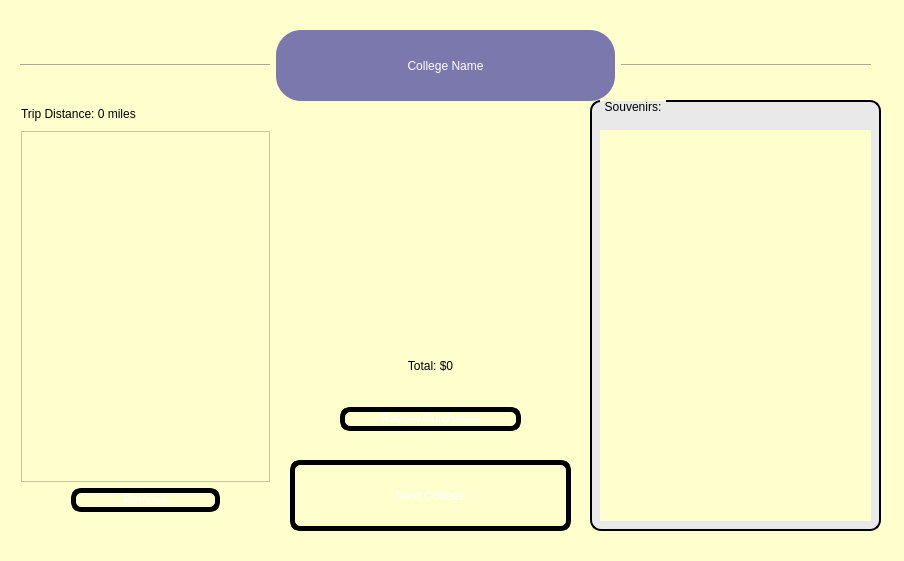
<?xml version="1.0" encoding="UTF-8"?>
<ui version="4.0">
 <class>CollegeModel</class>
 <widget class="QWidget" name="CollegeModel">
  <property name="geometry">
   <rect>
    <x>0</x>
    <y>0</y>
    <width>904</width>
    <height>561</height>
   </rect>
  </property>
  <property name="windowTitle">
   <string>Form</string>
  </property>
  <property name="styleSheet">
   <string notr="true">background-color: rgb(255, 255, 205);</string>
  </property>
  <widget class="QStackedWidget" name="college_model_stacked_widget">
   <property name="geometry">
    <rect>
     <x>10</x>
     <y>20</y>
     <width>871</width>
     <height>521</height>
    </rect>
   </property>
   <property name="styleSheet">
    <string notr="true"/>
   </property>
   <property name="currentIndex">
    <number>0</number>
   </property>
   <widget class="QWidget" name="trip_page">
    <property name="styleSheet">
     <string notr="true">QGroupBox
{
font: 75 italic 20pt &quot;Cambria&quot;;
border: 2px solid black;
border-radius: 11px; 
margin-top: 0.5em;
background: #e9e9e9;
}

QGroupBox::title
{
    subcontrol-origin: margin;
    left: 10px;
    padding: 0 3px 0 3px;
}

QPushButton
{
font: 75 14pt &quot;Cambria&quot;;
color: white;
background-color: rgba(31, 34, 31, .70);
border-style: solid;
border-color:black;
border-width: 5px;
border-radius:10px;
}

QPushButton::Hover
{
border-color:white;
}

QPushButton::Pressed
{
border-color:black;
}</string>
    </property>
    <widget class="QPushButton" name="next_college_button">
     <property name="geometry">
      <rect>
       <x>280</x>
       <y>440</y>
       <width>281</width>
       <height>71</height>
      </rect>
     </property>
     <property name="text">
      <string>Next College</string>
     </property>
    </widget>
    <widget class="QGroupBox" name="souvenir_group_box">
     <property name="geometry">
      <rect>
       <x>580</x>
       <y>80</y>
       <width>291</width>
       <height>431</height>
      </rect>
     </property>
     <property name="styleSheet">
      <string notr="true"/>
     </property>
     <property name="title">
      <string>Souvenirs:</string>
     </property>
     <property name="alignment">
      <set>Qt::AlignLeading|Qt::AlignLeft|Qt::AlignVCenter</set>
     </property>
     <widget class="QWidget" name="verticalLayoutWidget">
      <property name="geometry">
       <rect>
        <x>10</x>
        <y>30</y>
        <width>271</width>
        <height>391</height>
       </rect>
      </property>
      <layout class="QVBoxLayout" name="verticalLayout">
       <property name="sizeConstraint">
        <enum>QLayout::SetDefaultConstraint</enum>
       </property>
       <item>
        <layout class="QGridLayout" name="gridLayout">
         <property name="sizeConstraint">
          <enum>QLayout::SetDefaultConstraint</enum>
         </property>
        </layout>
       </item>
      </layout>
     </widget>
    </widget>
    <widget class="QLabel" name="trip_distance_label">
     <property name="geometry">
      <rect>
       <x>11</x>
       <y>83</y>
       <width>351</width>
       <height>22</height>
      </rect>
     </property>
     <property name="styleSheet">
      <string notr="true">font: 75 14pt &quot;Arial&quot;;</string>
     </property>
     <property name="text">
      <string>Trip Distance: 0 miles</string>
     </property>
    </widget>
    <widget class="QWidget" name="layoutWidget">
     <property name="geometry">
      <rect>
       <x>330</x>
       <y>310</y>
       <width>181</width>
       <height>101</height>
      </rect>
     </property>
     <layout class="QVBoxLayout" name="verticalLayout_2">
      <item>
       <widget class="QLabel" name="totals_label">
        <property name="styleSheet">
         <string notr="true">font: 75 16pt &quot;Arial&quot;;</string>
        </property>
        <property name="text">
         <string>Total: $0</string>
        </property>
        <property name="alignment">
         <set>Qt::AlignCenter</set>
        </property>
       </widget>
      </item>
      <item>
       <widget class="QPushButton" name="totals_button">
        <property name="text">
         <string>Review Purchases</string>
        </property>
       </widget>
      </item>
     </layout>
    </widget>
    <widget class="QWidget" name="layoutWidget">
     <property name="geometry">
      <rect>
       <x>10</x>
       <y>10</y>
       <width>851</width>
       <height>71</height>
      </rect>
     </property>
     <layout class="QHBoxLayout" name="horizontalLayout_5">
      <item>
       <widget class="Line" name="line_5">
        <property name="maximumSize">
         <size>
          <width>250</width>
          <height>16777215</height>
         </size>
        </property>
        <property name="orientation">
         <enum>Qt::Horizontal</enum>
        </property>
       </widget>
      </item>
      <item>
       <widget class="QLabel" name="college_name_label">
        <property name="styleSheet">
         <string notr="true">font: 75 italic 26pt &quot;Sitka&quot;;
color:white;
background-color: rgb(30, 26, 152, 150);
border-style:solid;
border-color: rgb(0, 0, 0);
border-radius:25px;
</string>
        </property>
        <property name="text">
         <string>College Name</string>
        </property>
        <property name="alignment">
         <set>Qt::AlignCenter</set>
        </property>
       </widget>
      </item>
      <item>
       <widget class="Line" name="line_6">
        <property name="maximumSize">
         <size>
          <width>250</width>
          <height>16777215</height>
         </size>
        </property>
        <property name="orientation">
         <enum>Qt::Horizontal</enum>
        </property>
       </widget>
      </item>
     </layout>
    </widget>
    <widget class="QWidget" name="layoutWidget">
     <property name="geometry">
      <rect>
       <x>11</x>
       <y>111</y>
       <width>249</width>
       <height>381</height>
      </rect>
     </property>
     <layout class="QVBoxLayout" name="verticalLayout_3">
      <item>
       <widget class="QListWidget" name="cartList"/>
      </item>
      <item>
       <layout class="QHBoxLayout" name="horizontalLayout">
        <item>
         <spacer name="horizontalSpacer">
          <property name="orientation">
           <enum>Qt::Horizontal</enum>
          </property>
          <property name="sizeType">
           <enum>QSizePolicy::Fixed</enum>
          </property>
          <property name="sizeHint" stdset="0">
           <size>
            <width>50</width>
            <height>20</height>
           </size>
          </property>
         </spacer>
        </item>
        <item>
         <widget class="QPushButton" name="removeCartItemButton">
          <property name="text">
           <string>Remove</string>
          </property>
         </widget>
        </item>
        <item>
         <spacer name="horizontalSpacer_2">
          <property name="orientation">
           <enum>Qt::Horizontal</enum>
          </property>
          <property name="sizeType">
           <enum>QSizePolicy::Fixed</enum>
          </property>
          <property name="sizeHint" stdset="0">
           <size>
            <width>50</width>
            <height>20</height>
           </size>
          </property>
         </spacer>
        </item>
       </layout>
      </item>
     </layout>
    </widget>
    <zorder>layoutWidget</zorder>
    <zorder>layoutWidget</zorder>
    <zorder>layoutWidget</zorder>
    <zorder>souvenir_group_box</zorder>
    <zorder>next_college_button</zorder>
    <zorder>trip_distance_label</zorder>
   </widget>
   <widget class="QWidget" name="loading_page">
    <property name="styleSheet">
     <string notr="true">background-color: rgb(229, 229, 229);</string>
    </property>
    <widget class="QWidget" name="layoutWidget">
     <property name="geometry">
      <rect>
       <x>40</x>
       <y>90</y>
       <width>791</width>
       <height>421</height>
      </rect>
     </property>
     <layout class="QHBoxLayout" name="horizontalLayout_3">
      <property name="sizeConstraint">
       <enum>QLayout::SetDefaultConstraint</enum>
      </property>
      <item>
       <widget class="Line" name="line">
        <property name="frameShadow">
         <enum>QFrame::Plain</enum>
        </property>
        <property name="lineWidth">
         <number>5</number>
        </property>
        <property name="orientation">
         <enum>Qt::Vertical</enum>
        </property>
       </widget>
      </item>
      <item>
       <spacer name="horizontalSpacer_5">
        <property name="orientation">
         <enum>Qt::Horizontal</enum>
        </property>
        <property name="sizeType">
         <enum>QSizePolicy::Fixed</enum>
        </property>
        <property name="sizeHint" stdset="0">
         <size>
          <width>40</width>
          <height>20</height>
         </size>
        </property>
       </spacer>
      </item>
      <item>
       <widget class="QLabel" name="loading_gif">
        <property name="sizePolicy">
         <sizepolicy hsizetype="Fixed" vsizetype="Fixed">
          <horstretch>0</horstretch>
          <verstretch>0</verstretch>
         </sizepolicy>
        </property>
        <property name="minimumSize">
         <size>
          <width>679</width>
          <height>419</height>
         </size>
        </property>
        <property name="maximumSize">
         <size>
          <width>679</width>
          <height>419</height>
         </size>
        </property>
        <property name="text">
         <string/>
        </property>
        <property name="pixmap">
         <pixmap resource="resources.qrc">:/new/prefix1/driving.gif</pixmap>
        </property>
       </widget>
      </item>
      <item>
       <spacer name="horizontalSpacer_6">
        <property name="orientation">
         <enum>Qt::Horizontal</enum>
        </property>
        <property name="sizeType">
         <enum>QSizePolicy::Fixed</enum>
        </property>
        <property name="sizeHint" stdset="0">
         <size>
          <width>40</width>
          <height>20</height>
         </size>
        </property>
       </spacer>
      </item>
      <item>
       <widget class="Line" name="line_2">
        <property name="frameShadow">
         <enum>QFrame::Plain</enum>
        </property>
        <property name="lineWidth">
         <number>5</number>
        </property>
        <property name="orientation">
         <enum>Qt::Vertical</enum>
        </property>
       </widget>
      </item>
     </layout>
    </widget>
    <widget class="QWidget" name="layoutWidget">
     <property name="geometry">
      <rect>
       <x>40</x>
       <y>20</y>
       <width>791</width>
       <height>71</height>
      </rect>
     </property>
     <layout class="QHBoxLayout" name="horizontalLayout_4">
      <property name="sizeConstraint">
       <enum>QLayout::SetDefaultConstraint</enum>
      </property>
      <item>
       <widget class="Line" name="line_3">
        <property name="orientation">
         <enum>Qt::Horizontal</enum>
        </property>
       </widget>
      </item>
      <item>
       <layout class="QHBoxLayout" name="horizontalLayout_2">
        <item>
         <spacer name="horizontalSpacer_3">
          <property name="orientation">
           <enum>Qt::Horizontal</enum>
          </property>
          <property name="sizeType">
           <enum>QSizePolicy::Fixed</enum>
          </property>
          <property name="sizeHint" stdset="0">
           <size>
            <width>20</width>
            <height>20</height>
           </size>
          </property>
         </spacer>
        </item>
        <item>
         <widget class="QLabel" name="loading_label">
          <property name="styleSheet">
           <string notr="true">font: 63 22pt &quot;Yu Gothic UI Semibold&quot;;
background-color: rgba(255, 66, 41, .6);
border-radius: 30px;</string>
          </property>
          <property name="text">
           <string>LOADING...</string>
          </property>
          <property name="alignment">
           <set>Qt::AlignCenter</set>
          </property>
         </widget>
        </item>
        <item>
         <spacer name="horizontalSpacer_4">
          <property name="orientation">
           <enum>Qt::Horizontal</enum>
          </property>
          <property name="sizeType">
           <enum>QSizePolicy::Fixed</enum>
          </property>
          <property name="sizeHint" stdset="0">
           <size>
            <width>20</width>
            <height>20</height>
           </size>
          </property>
         </spacer>
        </item>
       </layout>
      </item>
      <item>
       <widget class="Line" name="line_4">
        <property name="orientation">
         <enum>Qt::Horizontal</enum>
        </property>
       </widget>
      </item>
     </layout>
    </widget>
   </widget>
  </widget>
 </widget>
 <resources>
  <include location="resources.qrc"/>
 </resources>
 <connections/>
</ui>
